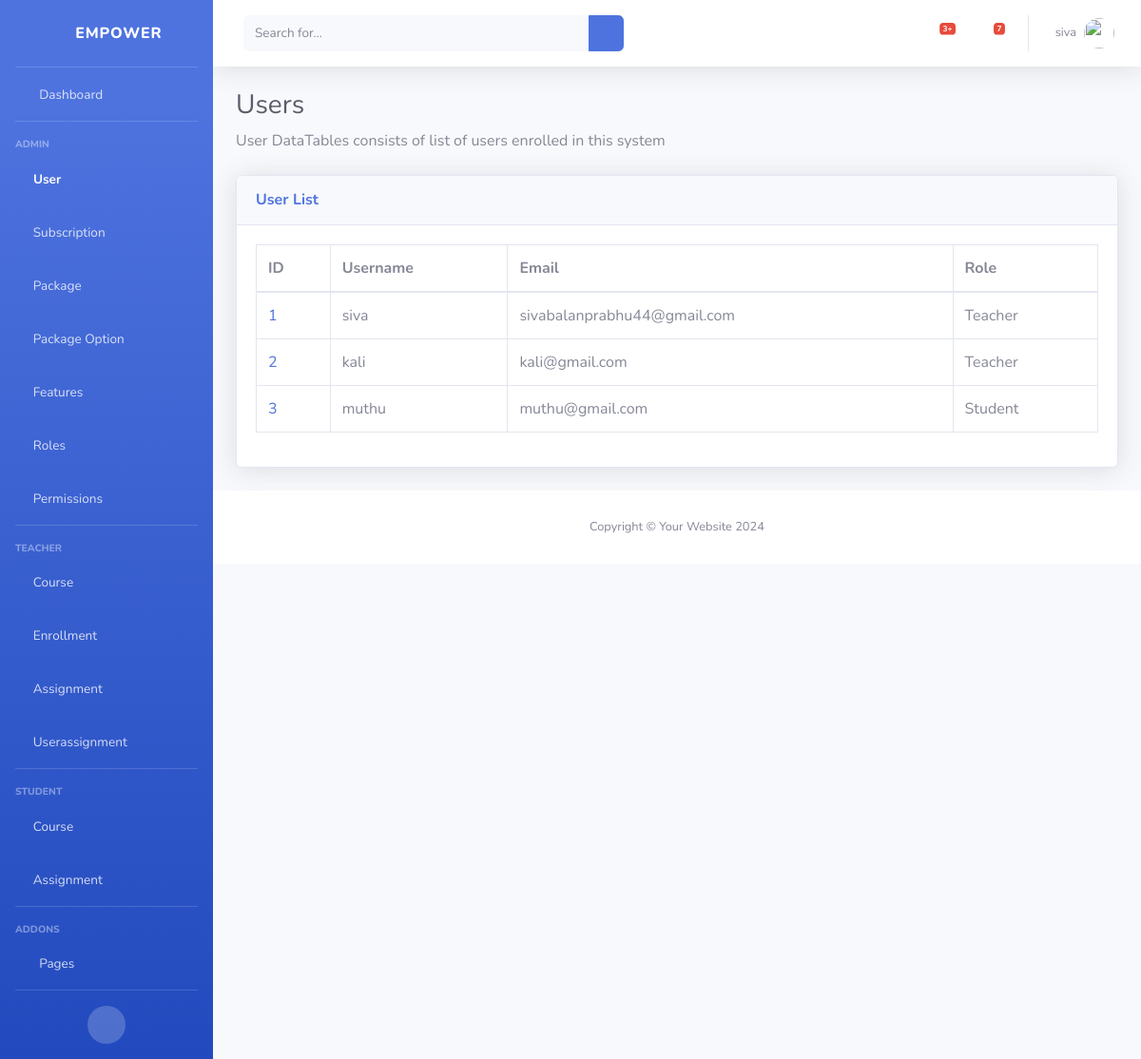
The page /users/ (signed in) on the database as committed earlier.
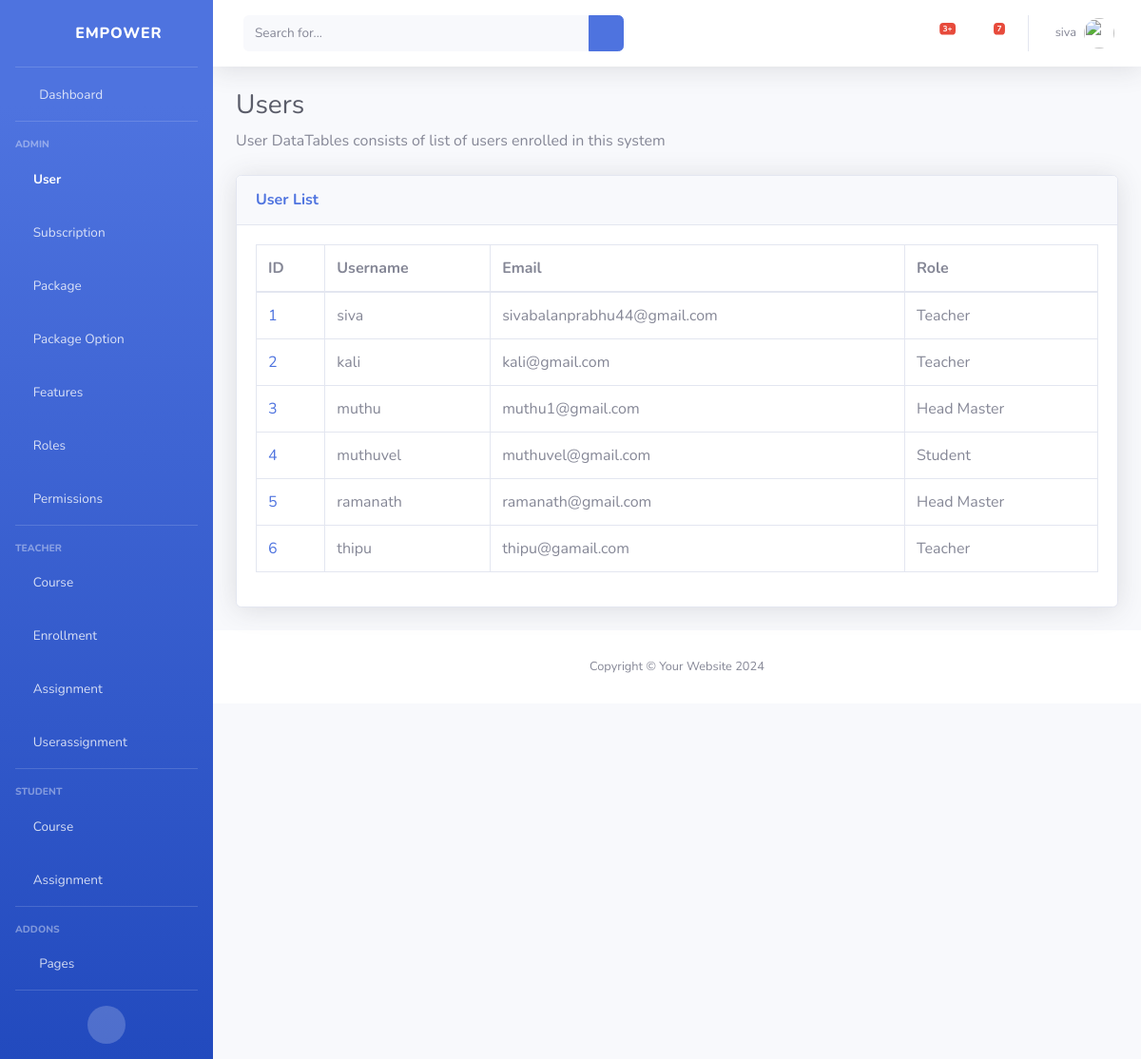
The same page on the database as committed later.
### classRoom/models.py (models this page shows)
class User(models.Model):
    user = models.OneToOneField(AuthUser, on_delete=models.CASCADE)
    role = models.ForeignKey(Role, on_delete=models.CASCADE)

class Role(models.Model):
    id = models.AutoField(primary_key=True)
    role_name = models.CharField(max_length=255, unique=True)

### classRoom/views.py (the view)
# urls.py: path('users/', view_users, name="view_users"),
@login_required
def view_users(request):
    users = User.objects.all()
    return render(request, 'users/view_users.html', {'users': users})

### classRoom/templates/users/view_users.html (shortened to what this page needs)
{% extends 'base.html' %}
{% block content %}
    {% load static %}
    <h1 class="h3 mb-2 text-gray-800">Users</h1>
    <p class="mb-4">User DataTables consists of list of users enrolled in this system</p>
    <div class="card shadow mb-4">
        <div class="card-header py-3 d-flex justify-content-between align-items-center">
            <h6 class="m-0 font-weight-bold text-primary">User List</h6>
            <div class="dropdown no-arrow show">
                <a class="dropdown-toggle" id="dropdownMenuLink" data-toggle="dropdown" aria-haspopup="true" aria-expanded="true" style="float: right;">
                    <i class="fas fa-ellipsis-v fa-sm fa-fw text-gray-400" ></i>
                </a>
            </div>
        </div>
        <div class="card-body">
            <div class="table-responsive">
                <table class="table table-bordered" id="dataTable" width="100%" cellspacing="0">
                    <thead>
                        <tr>
                            <th>ID</th>
                            <th>Username</th>
                            <th>Email</th>
                            <th>Role</th>
                        </tr>
                    </thead>
                    <tbody>
                        {% for user in users %}
                            <tr>
                                <td><a href="{% url 'view_user' user.id %}">{{ user.id }}</a></td>
                                <td>{{ user.user.username }}</td>
                                <td>{{ user.user.email }}</td>
                                <td>{{ user.role.role_name|title }}</td>
                            </tr>
                        {% endfor %}
                    </tbody>
                </table>
            </div>
        </div>
    </div>
{% endblock %}

Rows that differ between the two databases and show on the page:
changed User "muthu": user.email "muthu@gmail.com" → "muthu1@gmail.com"; role.role_name "Student" → "Head Master"
added User: id "4", user.username "muthuvel", user.email "muthuvel@gmail.com", role.role_name "Student"
added User: id "5", user.username "ramanath", user.email "ramanath@gmail.com", role.role_name "Head Master"
added User: id "6", user.username "thipu", user.email "thipu@gamail.com", role.role_name "Teacher"
